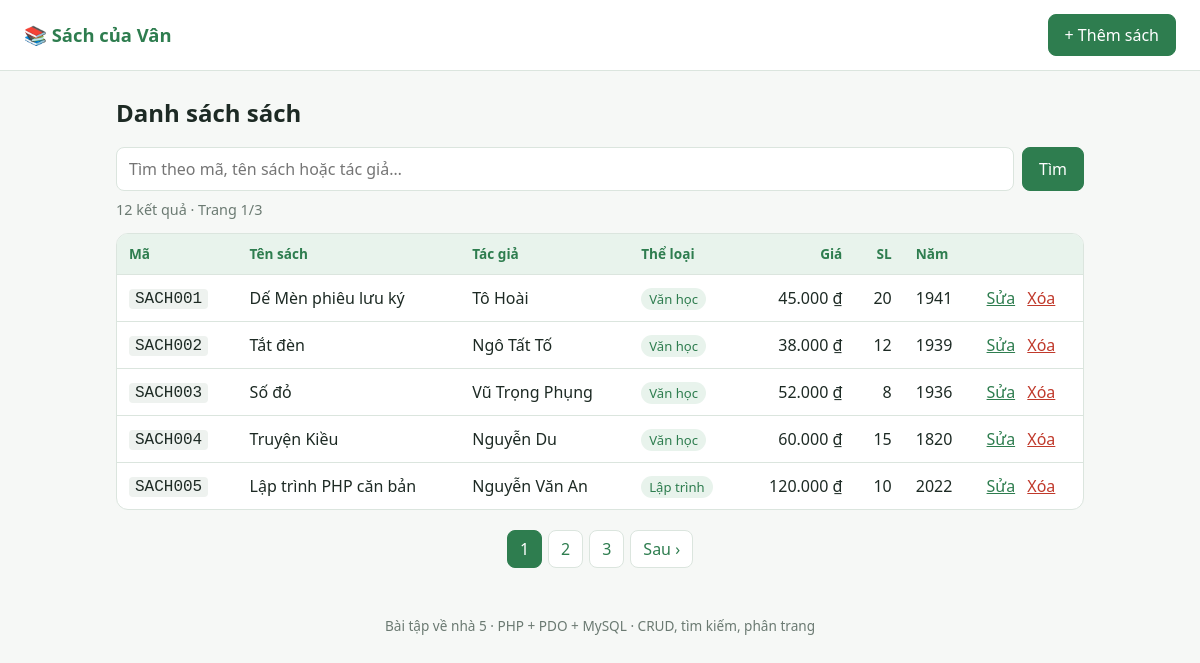
The page / on the database its author committed.
### tables this page shows
CREATE TABLE books (
  id             INT UNSIGNED NOT NULL AUTO_INCREMENT,
  category_id    INT UNSIGNED NOT NULL,
  code           VARCHAR(20)  NOT NULL,
  title          VARCHAR(150) NOT NULL,
  author         VARCHAR(100) NOT NULL,
  price          DECIMAL(12,2) NOT NULL DEFAULT 0,
  quantity       INT UNSIGNED NOT NULL DEFAULT 0,
  published_year SMALLINT UNSIGNED NULL,
  created_at     DATETIME NOT NULL DEFAULT CURRENT_TIMESTAMP,
  updated_at     DATETIME NOT NULL DEFAULT CURRENT_TIMESTAMP ON UPDATE CURRENT_TIMESTAMP,
  PRIMARY KEY (id),
  UNIQUE KEY uq_books_code (code),
  KEY idx_books_category (category_id),
  CONSTRAINT fk_books_category FOREIGN KEY (category_id)
    REFERENCES categories (id) ON UPDATE CASCADE ON DELETE RESTRICT
);

CREATE TABLE categories (
  id         INT UNSIGNED NOT NULL AUTO_INCREMENT,
  name       VARCHAR(100) NOT NULL,
  created_at DATETIME NOT NULL DEFAULT CURRENT_TIMESTAMP,
  PRIMARY KEY (id),
  UNIQUE KEY uq_categories_name (name)
);

### includes/helpers.php (called while the page is built, shortened)
<?php
function e(?string $s): string
{
    return htmlspecialchars((string) $s, ENT_QUOTES, 'UTF-8');
}
function money(string|float|int $v): string
{
    return number_format((float) $v, 0, ',', '.') . ' ₫';
}

### includes/db.php (called while the page is built, shortened)
<?php
function db(): PDO
{
    static $pdo = null;
    if ($pdo instanceof PDO) {
        return $pdo;
    }
    $dsnEnv = getenv('DB_DSN');
    if ($dsnEnv) {
        $pdo = new PDO($dsnEnv);
        if (str_starts_with($dsnEnv, 'sqlite')) {
            $pdo->exec('PRAGMA foreign_keys = ON');
        }
    } else {
        $c   = require __DIR__ . '/../config/config.php';
        $dsn = "mysql:host={$c['host']};port={$c['port']};dbname={$c['dbname']};charset={$c['charset']}";
        $pdo = new PDO($dsn, $c['user'], $c['pass']);
    }
    $pdo->setAttribute(PDO::ATTR_ERRMODE, PDO::ERRMODE_EXCEPTION);
    $pdo->setAttribute(PDO::ATTR_DEFAULT_FETCH_MODE, PDO::FETCH_ASSOC);
    $pdo->setAttribute(PDO::ATTR_EMULATE_PREPARES, false);
    return $pdo;
}

### includes/books.php (called while the page is built, shortened)
<?php
require_once __DIR__ . '/db.php';
function like_pattern(string $kw): string
{
    return '%' . strtr($kw, ['!' => '!!', '%' => '!%', '_' => '!_']) . '%';
}
function books_count(string $kw = ''): int
{
    $stmt = db()->prepare('SELECT COUNT(*) FROM books b WHERE ' . BOOKS_WHERE);
    $p = like_pattern($kw);
    $stmt->execute(['kw1' => $p, 'kw2' => $p, 'kw3' => $p]);
    return (int) $stmt->fetchColumn();
}
function books_search(string $kw = '', int $page = 1, int $perPage = BOOKS_PER_PAGE): array
{
    $sql = 'SELECT b.id, b.code, b.title, b.author, b.price, b.quantity,
                   b.published_year, c.name AS category_name
            FROM books b
            JOIN categories c ON c.id = b.category_id
            WHERE ' . BOOKS_WHERE . '
            ORDER BY b.code
            LIMIT :lim OFFSET :off';
    $stmt = db()->prepare($sql);
    $p = like_pattern($kw);
    $stmt->bindValue('kw1', $p);
    $stmt->bindValue('kw2', $p);
    $stmt->bindValue('kw3', $p);
    $stmt->bindValue('lim', $perPage, PDO::PARAM_INT);
    $stmt->bindValue('off', max(0, ($page - 1) * $perPage), PDO::PARAM_INT);
    $stmt->execute();
    return $stmt->fetchAll();
}

### index.php (the view, shortened to what this page needs)
<?php
require_once __DIR__ . '/includes/helpers.php';
require_once __DIR__ . '/includes/books.php';
$kw      = trim((string) ($_GET['q'] ?? ''));
$total   = books_count($kw);
$pages   = max(1, (int) ceil($total / BOOKS_PER_PAGE));
$page    = min(max(1, (int) ($_GET['page'] ?? 1)), $pages);
$books   = books_search($kw, $page);
$link = fn(int $p) => 'index.php?' . http_build_query(array_filter(['q' => $kw, 'page' => $p > 1 ? $p : null]));
require __DIR__ . '/includes/header.php';
?>
<h1>Danh sách sách</h1>
<form method="get" class="search">
    <input type="search" name="q" value="<?= e($kw) ?>" placeholder="Tìm theo mã, tên sách hoặc tác giả…">
    <button class="btn" type="submit">Tìm</button>
</form>
<p class="muted">
    <?= $total ?> kết quả<?= $kw !== '' ? ' cho “' . e($kw) . '”' : '' ?> · Trang <?= $page ?>/<?= $pages ?>
</p>
<?php if (!$books): ?>
    <div class="card empty">Không tìm thấy sách nào.</div>
<?php else: ?>
<div class="card table-wrap">
<table>
    <thead>
        <tr><th>Mã</th><th>Tên sách</th><th>Tác giả</th><th>Thể loại</th><th class="r">Giá</th><th class="r">SL</th><th>Năm</th><th></th></tr>
    </thead>
    <tbody>
    <?php foreach ($books as $b): ?>
        <tr>
            <td><code><?= e($b['code']) ?></code></td>
            <td><?= e($b['title']) ?></td>
            <td><?= e($b['author']) ?></td>
            <td><span class="tag"><?= e($b['category_name']) ?></span></td>
            <td class="r"><?= e(money($b['price'])) ?></td>
            <td class="r"><?= (int) $b['quantity'] ?></td>
            <td><?= e((string) $b['published_year']) ?></td>
            <td class="nowrap">
                <a href="edit.php?id=<?= (int) $b['id'] ?>">Sửa</a>
                <form method="post" action="delete.php" class="inline"
                      onsubmit="return confirm('Xóa sách «<?= e(addslashes($b['title'])) ?>»?');">
                    <button type="submit" class="link danger">Xóa</button>
                </form>
            </td>
        </tr>
    <?php endforeach; ?>
    </tbody>
</table>
</div>
<?php endif; ?>
<?php if ($pages > 1): ?>
<nav class="pager" aria-label="Phân trang">
    <?php for ($i = 1; $i <= $pages; $i++): ?>
        <a href="<?= e($link($i)) ?>" class="<?= $i === $page ? 'cur' : '' ?>"><?= $i ?></a>
    <?php endfor; ?>
    <?php if ($page < $pages): ?><a href="<?= e($link($page + 1)) ?>">Sau ›</a><?php endif; ?>
</nav>
<?php endif; ?>
<?php require __DIR__ . '/includes/footer.php'; ?>

### includes/header.php (shortened to what this page needs)
<?php
require_once __DIR__ . '/helpers.php';
?><!DOCTYPE html>
<html lang="vi">
<head>
    <link rel="stylesheet" href="assets/css/style.css">
</head>
<body>
<header class="top">
    <a class="brand" href="index.php">📚 Sách của Vân</a>
    <a class="btn" href="create.php">+ Thêm sách</a>
</header>
<main>

### includes/footer.php
</main>
<footer class="foot">Bài tập về nhà 5 · PHP + PDO + MySQL · CRUD, tìm kiếm, phân trang</footer>
</body>
</html>

### assets/css/style.css (style rules this page uses)
:root { --g:#2e7d4f;--g2:#e8f3ec;--ink:#1d2a24;--mut:#6b7a72;--line:#dbe5de;--bad:#c0392b;--bg:#f6f8f6 }
* { box-sizing:border-box }
body { margin:0;font:16px/1.5 system-ui,-apple-system,"Segoe UI",Arial,sans-serif;color:var(--ink);background:var(--bg) }
.top { display:flex;justify-content:space-between;align-items:center;padding:14px 24px;background:#fff;border-bottom:1px solid var(--line) }
.brand { font-weight:700;font-size:1.15rem;color:var(--g);text-decoration:none }
main { max-width:1000px;margin:24px auto;padding:0 16px }
h1 { margin:0 0 16px;font-size:1.5rem }
.btn { display:inline-block;padding:8px 16px;border:1px solid var(--g);border-radius:8px;background:var(--g);color:#fff;font:inherit;cursor:pointer;text-decoration:none }
.card { background:#fff;border:1px solid var(--line);border-radius:12px }
.search { display:flex;gap:8px;margin-bottom:8px }
.search input { flex:1;padding:9px 12px;border:1px solid var(--line);border-radius:8px;font:inherit }
.muted { color:var(--mut);margin:4px 0 12px;font-size:.9rem }
.table-wrap { overflow-x:auto }
table { width:100%;border-collapse:collapse }
th,td { padding:10px 12px;text-align:left;border-bottom:1px solid var(--line);vertical-align:middle }
th { background:var(--g2);font-size:.85rem;color:var(--g) }
tr:last-child td { border-bottom:0 }
.r { text-align:right }
.nowrap { white-space:nowrap }
.tag { background:var(--g2);color:var(--g);padding:2px 8px;border-radius:999px;font-size:.82rem }
code { background:#eef2ef;padding:1px 6px;border-radius:4px }
a { color:var(--g) }
.inline { display:inline;margin-left:8px }
.link { background:none;border:0;padding:0;font:inherit;cursor:pointer;color:var(--g);text-decoration:underline }
.link.danger { color:var(--bad) }
.pager { display:flex;gap:6px;justify-content:center;margin:20px 0;flex-wrap:wrap }
.pager a { padding:6px 12px;border:1px solid var(--line);border-radius:8px;background:#fff;text-decoration:none }
.pager a.cur { background:var(--g);color:#fff;border-color:var(--g) }
.foot { text-align:center;color:var(--mut);font-size:.85rem;padding:24px }

### rows shown on the page
books: code "SACH001", title "Dế Mèn phiêu lưu ký", author "Tô Hoài", category.name "Văn học", price "45.000 ₫", quantity "20", published_year "1941"
books: code "SACH002", title "Tắt đèn", author "Ngô Tất Tố", category.name "Văn học", price "38.000 ₫", quantity "12", published_year "1939"
books: code "SACH003", title "Số đỏ", author "Vũ Trọng Phụng", category.name "Văn học", price "52.000 ₫", quantity "8", published_year "1936"
books: code "SACH004", title "Truyện Kiều", author "Nguyễn Du", category.name "Văn học", price "60.000 ₫", quantity "15", published_year "1820"
books: code "SACH005", title "Lập trình PHP căn bản", author "Nguyễn Văn An", category.name "Lập trình", price "120.000 ₫", quantity "10", published_year "2022"

### other values the page prints
$total "12"
$page "1"
$pages "3"
